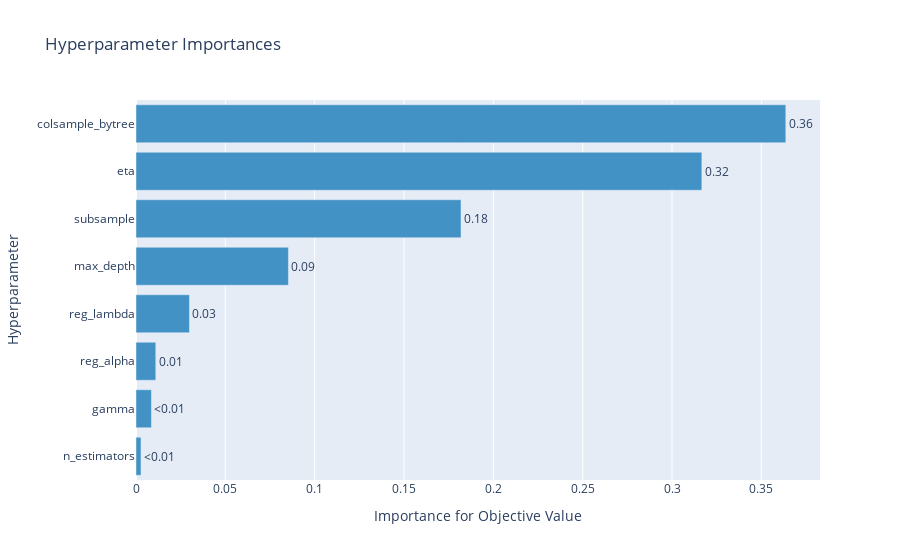
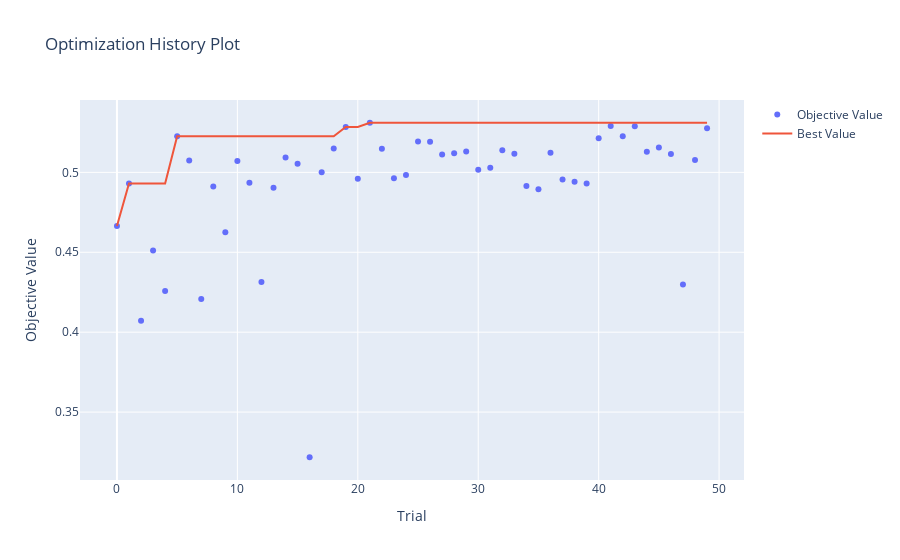
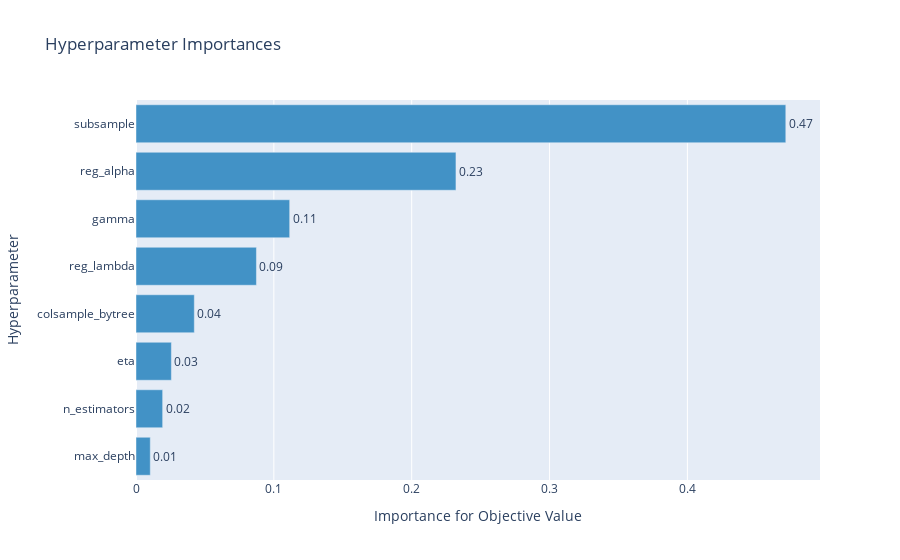
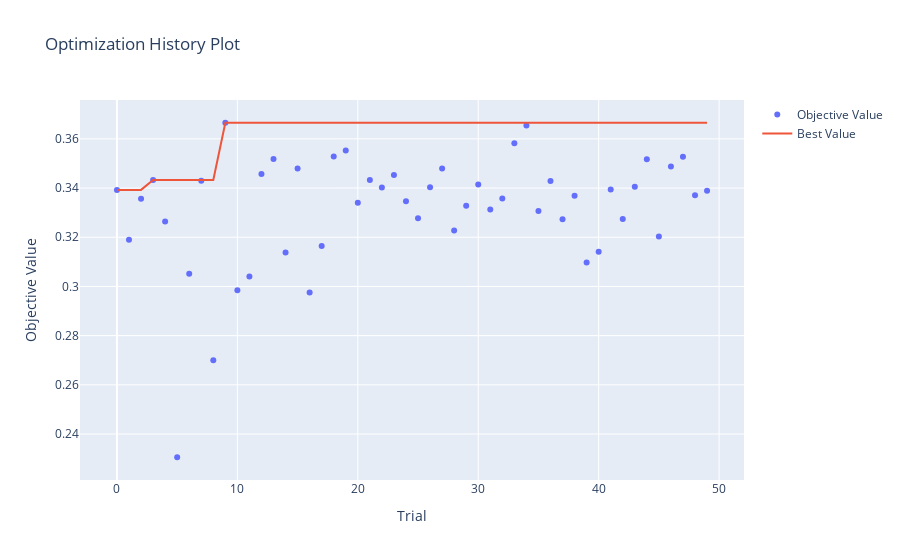

Source (notebook cell) for these figures, in order:
### Markdown cell above
For each resampling technique, define an Optuna study. Use 5-fold cross validation; for each fold, run the objective function using the study.optimize function. Set the n_trials parameter to 50 (Optuna runs the objective function 50 times to find best hyperparameters).

### Code cell
# Initialise
np.random.seed(123)
start_time = time.time()
sampler_types = ["None", "RandomUnderSampler", "RandomOverSampler", "SMOTE"]
optim_results = {}
best_params = {}
        
# Loop over sampling types:
for sampler_type in sampler_types:

    # Optimise parameters for all three samplers. Set direction to maximise to maximise F1-score
    study = optuna.create_study(direction = 'maximize')
    
    if sampler_type == "None":
        sampler = sampler_type
    else:
        sampler = eval(sampler_type)()
    
    study.optimize(
        lambda trial: objective(trial, X_train, y_train, sampler, n_splits = 5),
        n_trials=50,
        n_jobs=1,
    )
        
    best_params = study.best_params
    best_score = study.best_value
    print(f"Sampler: {sampler_type}\n")
    print(f"Best score: {best_score}\n")
    print(f"Optimized parameters: {best_params}\n")

    print("Number of finished trials:", len(study.trials))

    trial = study.best_trial
    for key, value in trial.params.items():
        print('    {}: {}'.format(key, value))

    best_params[sampler_type] = trial.params
    optim_results[sampler_type] = study
    plot_param_importances(study).show()
    plot_optimization_history(study).show()

optimisation_time = time.time() - start_time

### Figure 1 — Plotly figure (JSON) as saved in the notebook; plotly's stock layout.template omitted (floating-point values rounded to 4 significant figures)
{"data": [{"cliponaxis": false, "hovertemplate": ["n_estimators (IntDistribution): 0.002793322188277008<extra></extra>", "gamma (FloatDistribution): 0.008632029680965663<extra></extra>", "reg_alpha (FloatDistribution): 0.011064527865309528<extra></extra>", "reg_lambda (FloatDistribution): 0.029919222764655043<extra></extra>", "max_depth (IntDistribution): 0.0852944748724631<extra></extra>", "subsample (FloatDistribution): 0.18191290524302878<extra></extra>", "eta (FloatDistribution): 0.31669777872510885<extra></extra>", "colsample_bytree (FloatDistribution): 0.363685738660192<extra></extra>"], "marker": {"color": "rgb(66,146,198)"}, "orientation": "h", "text": ["<0.01", "<0.01", "0.01", "0.03", "0.09", "0.18", "0.32", "0.36"], "textposition": "outside", "type": "bar", "x": [0.002793, 0.008632, 0.01106, 0.02992, 0.08529, 0.1819, 0.3167, 0.3637], "y": ["n_estimators", "gamma", "reg_alpha", "reg_lambda", "max_depth", "subsample", "eta", "colsample_bytree"]}], "layout": {"autosize": true, "showlegend": false, "title": {"text": "Hyperparameter Importances"}, "xaxis": {"autorange": true, "range": [0, 0.3828], "title": {"text": "Importance for Objective Value"}, "type": "linear"}, "yaxis": {"autorange": true, "range": [-0.5, 7.5], "title": {"text": "Hyperparameter"}, "type": "category"}}}

### Figure 2 — Plotly figure (JSON) as saved in the notebook; plotly's stock layout.template omitted (floating-point values rounded to 4 significant figures)
{"data": [{"mode": "markers", "name": "Objective Value", "type": "scatter", "x": [0, 1, 2, 3, 4, 5, 6, 7, 8, 9, 10, 11, 12, 13, 14, 15, 16, 17, 18, 19, 20, 21, 22, 23, 24, 25, 26, 27, 28, 29, 30, 31, 32, 33, 34, 35, 36, 37, 38, 39, 40, 41, 42, 43, 44, 45, 46, 47, 48, 49], "y": [0.4664, 0.493, 0.4071, 0.4511, 0.4257, 0.5226, 0.5074, 0.4208, 0.4911, 0.4625, 0.5071, 0.4936, 0.4314, 0.4904, 0.5093, 0.5054, 0.3217, 0.5001, 0.5149, 0.5284, 0.496, 0.5311, 0.5148, 0.4963, 0.4983, 0.5193, 0.5192, 0.5113, 0.512, 0.513, 0.5017, 0.503, 0.5139, 0.5116, 0.4915, 0.4894, 0.5123, 0.4956, 0.4941, 0.493, 0.5213, 0.529, 0.5226, 0.5288, 0.5129, 0.5156, 0.5116, 0.4298, 0.5077, 0.5276]}, {"name": "Best Value", "type": "scatter", "x": [0, 1, 2, 3, 4, 5, 6, 7, 8, 9, 10, 11, 12, 13, 14, 15, 16, 17, 18, 19, 20, 21, 22, 23, 24, 25, 26, 27, 28, 29, 30, 31, 32, 33, 34, 35, 36, 37, 38, 39, 40, 41, 42, 43, 44, 45, 46, 47, 48, 49], "y": [0.4664, 0.493, 0.493, 0.493, 0.493, 0.5226, 0.5226, 0.5226, 0.5226, 0.5226, 0.5226, 0.5226, 0.5226, 0.5226, 0.5226, 0.5226, 0.5226, 0.5226, 0.5226, 0.5284, 0.5284, 0.5311, 0.5311, 0.5311, 0.5311, 0.5311, 0.5311, 0.5311, 0.5311, 0.5311, 0.5311, 0.5311, 0.5311, 0.5311, 0.5311, 0.5311, 0.5311, 0.5311, 0.5311, 0.5311, 0.5311, 0.5311, 0.5311, 0.5311, 0.5311, 0.5311, 0.5311, 0.5311, 0.5311, 0.5311]}], "layout": {"autosize": true, "title": {"text": "Optimization History Plot"}, "xaxis": {"autorange": true, "range": [-3.104, 52.1], "title": {"text": "Trial"}, "type": "linear"}, "yaxis": {"autorange": true, "range": [0.3045, 0.5483], "title": {"text": "Objective Value"}, "type": "linear"}}}

### Figure 3 — Plotly figure (JSON) as saved in the notebook; plotly's stock layout.template omitted (floating-point values rounded to 4 significant figures)
{"data": [{"cliponaxis": false, "hovertemplate": ["max_depth (IntDistribution): 0.010356908433727538<extra></extra>", "n_estimators (IntDistribution): 0.01933245303500607<extra></extra>", "eta (FloatDistribution): 0.02566551738564011<extra></extra>", "colsample_bytree (FloatDistribution): 0.042296372827984756<extra></extra>", "reg_lambda (FloatDistribution): 0.08737084814513646<extra></extra>", "gamma (FloatDistribution): 0.11148388571306282<extra></extra>", "reg_alpha (FloatDistribution): 0.23210877708060687<extra></extra>", "subsample (FloatDistribution): 0.47138523737883536<extra></extra>"], "marker": {"color": "rgb(66,146,198)"}, "orientation": "h", "text": ["0.01", "0.02", "0.03", "0.04", "0.09", "0.11", "0.23", "0.47"], "textposition": "outside", "type": "bar", "x": [0.01036, 0.01933, 0.02567, 0.0423, 0.08737, 0.1115, 0.2321, 0.4714], "y": ["max_depth", "n_estimators", "eta", "colsample_bytree", "reg_lambda", "gamma", "reg_alpha", "subsample"]}], "layout": {"autosize": true, "showlegend": false, "title": {"text": "Hyperparameter Importances"}, "xaxis": {"autorange": true, "range": [0, 0.4962], "title": {"text": "Importance for Objective Value"}, "type": "linear"}, "yaxis": {"autorange": true, "range": [-0.5, 7.5], "title": {"text": "Hyperparameter"}, "type": "category"}}}

### Figure 4 — Plotly figure (JSON) as saved in the notebook; plotly's stock layout.template omitted (floating-point values rounded to 4 significant figures)
{"data": [{"mode": "markers", "name": "Objective Value", "type": "scatter", "x": [0, 1, 2, 3, 4, 5, 6, 7, 8, 9, 10, 11, 12, 13, 14, 15, 16, 17, 18, 19, 20, 21, 22, 23, 24, 25, 26, 27, 28, 29, 30, 31, 32, 33, 34, 35, 36, 37, 38, 39, 40, 41, 42, 43, 44, 45, 46, 47, 48, 49], "y": [0.3393, 0.319, 0.3356, 0.3432, 0.3264, 0.2306, 0.3051, 0.343, 0.27, 0.3666, 0.2984, 0.304, 0.3457, 0.3518, 0.3138, 0.348, 0.2975, 0.3165, 0.3529, 0.3552, 0.3341, 0.3433, 0.3402, 0.3453, 0.3346, 0.3277, 0.3404, 0.3479, 0.3227, 0.3328, 0.3415, 0.3313, 0.3357, 0.3582, 0.3655, 0.3307, 0.3429, 0.3273, 0.3369, 0.3098, 0.3141, 0.3394, 0.3274, 0.3406, 0.3517, 0.3203, 0.3488, 0.3527, 0.337, 0.3389]}, {"name": "Best Value", "type": "scatter", "x": [0, 1, 2, 3, 4, 5, 6, 7, 8, 9, 10, 11, 12, 13, 14, 15, 16, 17, 18, 19, 20, 21, 22, 23, 24, 25, 26, 27, 28, 29, 30, 31, 32, 33, 34, 35, 36, 37, 38, 39, 40, 41, 42, 43, 44, 45, 46, 47, 48, 49], "y": [0.3393, 0.3393, 0.3393, 0.3432, 0.3432, 0.3432, 0.3432, 0.3432, 0.3432, 0.3666, 0.3666, 0.3666, 0.3666, 0.3666, 0.3666, 0.3666, 0.3666, 0.3666, 0.3666, 0.3666, 0.3666, 0.3666, 0.3666, 0.3666, 0.3666, 0.3666, 0.3666, 0.3666, 0.3666, 0.3666, 0.3666, 0.3666, 0.3666, 0.3666, 0.3666, 0.3666, 0.3666, 0.3666, 0.3666, 0.3666, 0.3666, 0.3666, 0.3666, 0.3666, 0.3666, 0.3666, 0.3666, 0.3666, 0.3666, 0.3666]}], "layout": {"autosize": true, "title": {"text": "Optimization History Plot"}, "xaxis": {"autorange": true, "range": [-3.104, 52.1], "title": {"text": "Trial"}, "type": "linear"}, "yaxis": {"autorange": true, "range": [0.2193, 0.3778], "title": {"text": "Objective Value"}, "type": "linear"}}}
